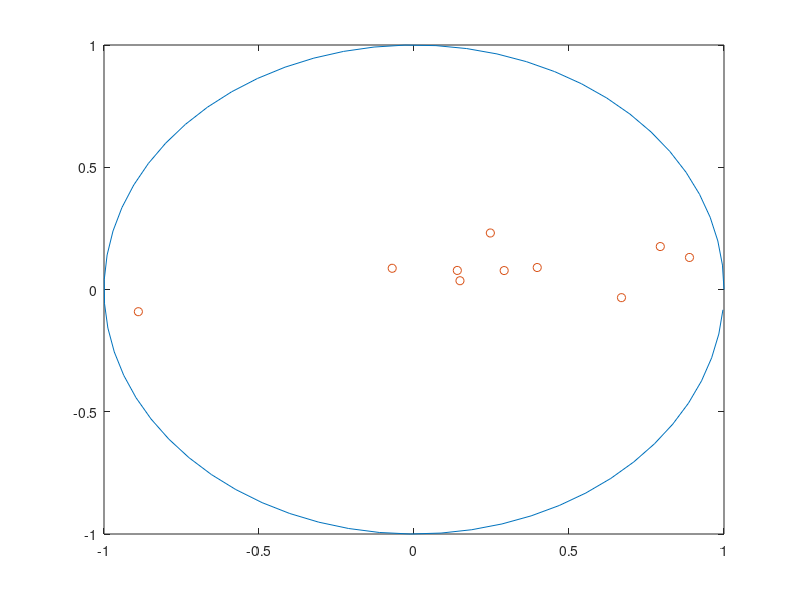

This chart was generated by the following MATLAB code:
%% Cell and Users

r1 = 1;
q1 = [0:0.1:2*pi];
x1 = r1*cos(q1);
y1 = r1*sin(q1);

r = rand(10,1);
q = 2*pi*rand(10,1);
x = r.*cos(q);
y = r.*sin(q);

plot(x1,y1,'-',x,y,'o')